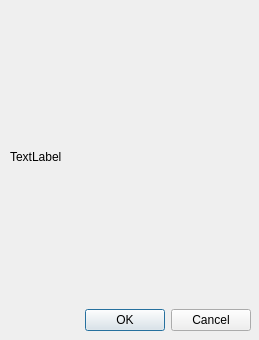
<?xml version="1.0" encoding="UTF-8"?>
<ui version="4.0">
 <class>Dialog</class>
 <widget class="QDialog" name="修改模式">
  <property name="geometry">
   <rect>
    <x>0</x>
    <y>0</y>
    <width>259</width>
    <height>340</height>
   </rect>
  </property>
  <property name="windowTitle">
   <string>Dialog</string>
  </property>
  <widget class="QWidget" name="verticalLayoutWidget">
   <property name="geometry">
    <rect>
     <x>10</x>
     <y>10</y>
     <width>241</width>
     <height>321</height>
    </rect>
   </property>
   <layout class="QVBoxLayout" name="verticalLayout">
    <item>
     <widget class="QLabel" name="label">
      <property name="text">
       <string>TextLabel</string>
      </property>
     </widget>
    </item>
    <item>
     <widget class="QDialogButtonBox" name="buttonBox">
      <property name="orientation">
       <enum>Qt::Horizontal</enum>
      </property>
      <property name="standardButtons">
       <set>QDialogButtonBox::Cancel|QDialogButtonBox::Ok</set>
      </property>
     </widget>
    </item>
   </layout>
  </widget>
 </widget>
 <resources/>
 <connections>
  <connection>
   <sender>buttonBox</sender>
   <signal>accepted()</signal>
   <receiver>Dialog</receiver>
   <slot>accept()</slot>
   <hints>
    <hint type="sourcelabel">
     <x>248</x>
     <y>254</y>
    </hint>
    <hint type="destinationlabel">
     <x>157</x>
     <y>274</y>
    </hint>
   </hints>
  </connection>
  <connection>
   <sender>buttonBox</sender>
   <signal>rejected()</signal>
   <receiver>Dialog</receiver>
   <slot>reject()</slot>
   <hints>
    <hint type="sourcelabel">
     <x>316</x>
     <y>260</y>
    </hint>
    <hint type="destinationlabel">
     <x>286</x>
     <y>274</y>
    </hint>
   </hints>
  </connection>
 </connections>
</ui>
